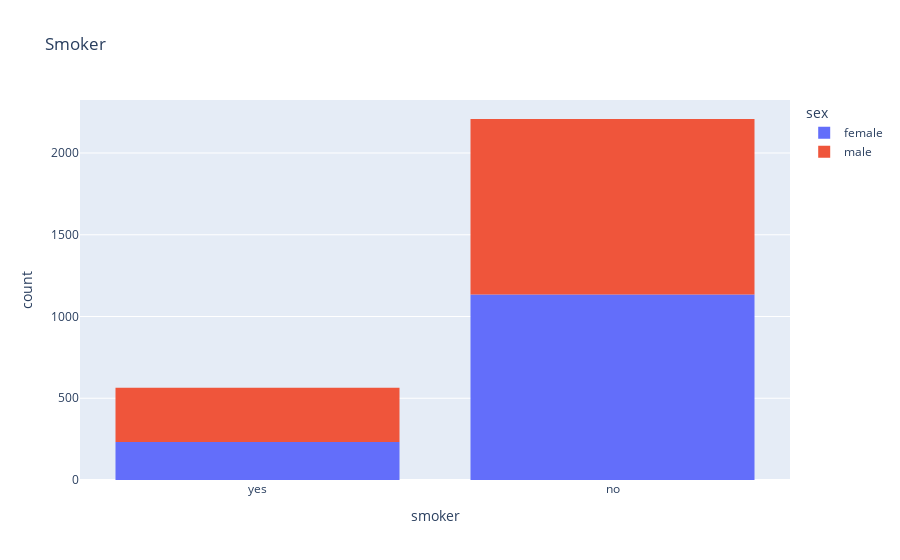

This figure's notebook cell:
### Code cell
px.histogram(medical_df, x='smoker', color='sex', title='Smoker')

### Figure 1 — Plotly figure (JSON) as saved in the notebook; plotly's stock layout.template omitted (floating-point values rounded to 4 significant figures; data arrays with more than 128 entries replaced by an {"elided": "..."} marker saying what was removed)
{"data": [{"alignmentgroup": "True", "bingroup": "x", "hovertemplate": "sex=female<br>smoker=%{x}<br>count=%{y}<extra></extra>", "legendgroup": "female", "marker": {"color": "#636efa", "pattern": {"shape": ""}}, "name": "female", "offsetgroup": "female", "orientation": "v", "showlegend": true, "type": "histogram", "x": {"elided": "1366 str values"}, "xaxis": "x", "yaxis": "y"}, {"alignmentgroup": "True", "bingroup": "x", "hovertemplate": "sex=male<br>smoker=%{x}<br>count=%{y}<extra></extra>", "legendgroup": "male", "marker": {"color": "#EF553B", "pattern": {"shape": ""}}, "name": "male", "offsetgroup": "male", "orientation": "v", "showlegend": true, "type": "histogram", "x": {"elided": "1406 str values"}, "xaxis": "x", "yaxis": "y"}], "layout": {"barmode": "relative", "legend": {"title": {"text": "sex"}, "tracegroupgap": 0}, "title": {"text": "Smoker"}, "xaxis": {"anchor": "y", "domain": [0, 1], "title": {"text": "smoker"}}, "yaxis": {"anchor": "x", "domain": [0, 1], "title": {"text": "count"}}}}
